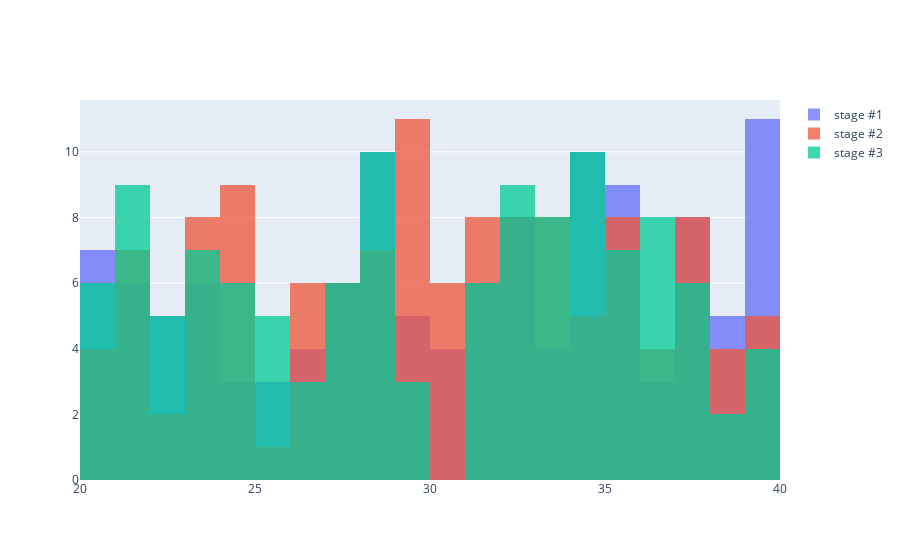

Notebook source saved alongside this figure:
### Code cell
fig = go.Figure()

start = 20
end = 40
size = 1

fig.add_trace(go.Histogram(
    x=node_dict[1],
    name='stage #1',
    xbins=dict(
        start=start,
        end=end,
        size=size)
))
              
fig.add_trace(go.Histogram(
    x=node_dict[2],
    name='stage #2',
    xbins=dict(
        start=start,
        end=end,
        size=size)
))

fig.add_trace(go.Histogram(
    x=node_dict[3],
    name='stage #3',
    xbins=dict(
        start=start,
        end=end,
        size=size)
))

# Overlay both histograms
fig.update_layout(barmode='overlay')
# Reduce opacity to see both histograms
fig.update_traces(opacity=0.75)
fig.show()

### Figure 1 — Plotly figure (JSON) as saved in the notebook; plotly's stock layout.template omitted (floating-point values rounded to 4 significant figures)
{"data": [{"name": "stage #1", "opacity": 0.75, "type": "histogram", "x": [21, 35, 32, 29, 39, 36, 28, 25, 23, 34, 23, 38, 20, 23, 37, 28, 29, 31, 29, 28, 39, 33, 39, 37, 24, 35, 22, 28, 35, 38, 30, 32, 34, 22, 25, 24, 31, 39, 36, 34, 40, 23, 33, 37, 32, 26, 31, 23, 28, 28, 20, 32, 33, 26, 20, 37, 21, 20, 33, 20, 35, 34, 28, 24, 31, 35, 35, 35, 21, 30, 37, 21, 36, 34, 26, 34, 39, 39, 32, 28, 37, 34, 34, 23, 37, 27, 34, 30, 39, 29, 40, 39, 22, 37, 35, 27, 39, 39, 27, 20, 21, 38, 40, 21, 27, 32, 38, 22, 39, 31, 22, 27, 35, 20, 30, 28, 31, 28, 26, 40, 29, 25, 40, 38, 32, 32, 27, 34], "xbins": {"end": 40, "size": 1, "start": 20}}, {"name": "stage #2", "opacity": 0.75, "type": "histogram", "x": [26, 29, 40, 37, 38, 37, 22, 31, 32, 39, 33, 37, 30, 21, 31, 26, 36, 38, 35, 33, 22, 23, 24, 27, 31, 24, 30, 32, 21, 26, 23, 31, 38, 29, 37, 24, 26, 33, 34, 32, 24, 32, 21, 32, 23, 30, 21, 28, 21, 29, 28, 37, 39, 38, 21, 29, 29, 39, 35, 27, 20, 33, 33, 36, 24, 24, 36, 31, 26, 28, 24, 30, 30, 23, 35, 29, 32, 32, 35, 29, 40, 33, 34, 35, 37, 20, 25, 32, 29, 29, 39, 26, 23, 34, 31, 23, 33, 37, 34, 27, 39, 20, 31, 37, 24, 24, 34, 36, 33, 29, 31, 35, 23, 35, 28, 21, 28, 27, 20, 28, 27, 40, 29, 28, 30, 27, 23, 35], "xbins": {"end": 40, "size": 1, "start": 20}}, {"name": "stage #3", "opacity": 0.75, "type": "histogram", "x": [33, 40, 20, 32, 36, 34, 32, 39, 36, 32, 39, 34, 25, 36, 34, 31, 32, 31, 35, 35, 38, 40, 27, 27, 25, 36, 22, 34, 33, 33, 23, 24, 22, 37, 23, 24, 37, 37, 28, 35, 25, 37, 24, 21, 26, 23, 28, 20, 35, 40, 36, 32, 35, 29, 20, 28, 33, 31, 25, 21, 28, 23, 21, 23, 40, 34, 35, 29, 21, 26, 39, 32, 34, 31, 33, 24, 26, 31, 40, 20, 21, 27, 33, 40, 34, 32, 28, 36, 34, 34, 32, 27, 20, 40, 37, 32, 28, 36, 23, 36, 27, 22, 31, 23, 25, 35, 38, 21, 22, 28, 24, 22, 39, 28, 21, 33, 28, 28, 34, 20, 21, 21, 33, 40, 37, 27, 24, 29], "xbins": {"end": 40, "size": 1, "start": 20}}], "layout": {"barmode": "overlay"}}
